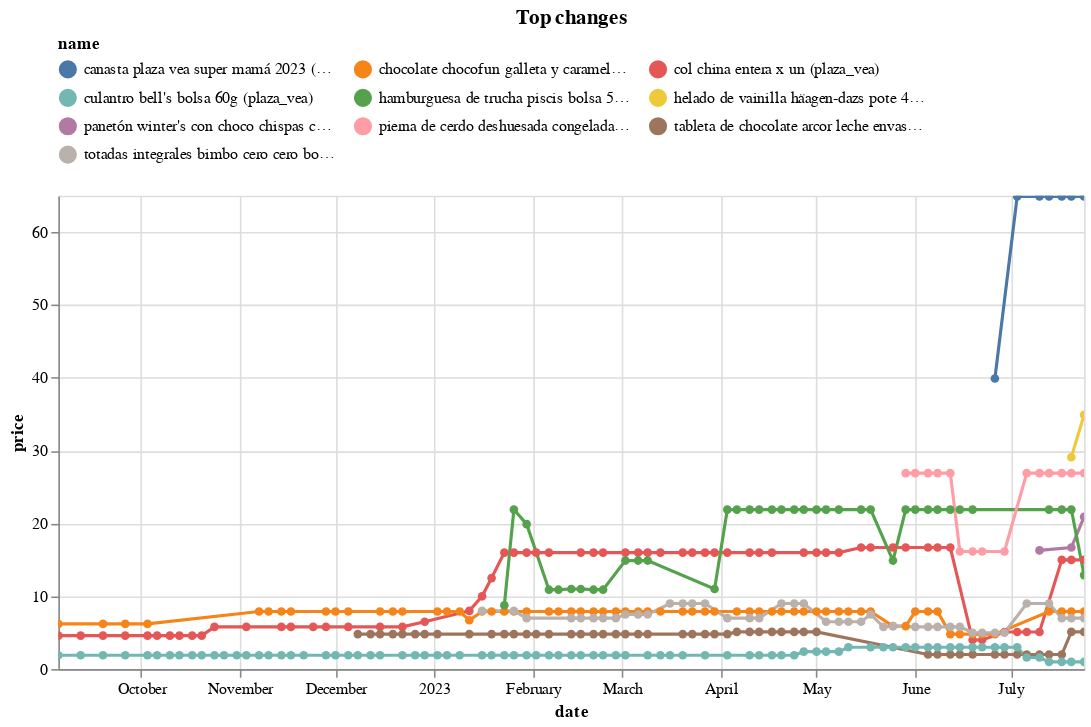

Notebook source saved alongside this figure:
### Code cell
top_changes.head(10).pipe(plot_changes, 'Top changes')

### Figure 1 — Vega-Lite specification as saved in the notebook (floating-point values rounded to 4 significant figures; data arrays with more than 128 entries replaced by an {"elided": "..."} marker saying what was removed)
{"config": {"view": {"continuousWidth": 300, "continuousHeight": 300}, "legend": {"columns": 3, "orient": "top"}}, "data": {"name": "data-3b06065568b5a822f851236ed043296c"}, "mark": {"type": "line", "point": true}, "encoding": {"color": {"field": "name", "scale": {"domain": ["canasta plaza vea super mamá 2023 (plaza_vea)", "chocolate chocofun galleta y caramelo bolsa 210g (plaza_vea)", "col china entera x un (plaza_vea)", "culantro bell's bolsa 60g (plaza_vea)", "hamburguesa de trucha piscis bolsa 500g (plaza_vea)", "helado de vainilla häagen-dazs pote 473ml (plaza_vea)", "panetón winter's con choco chispas caja 500g (plaza_vea)", "pierna de cerdo deshuesada congelada x kg (plaza_vea)", "tableta de chocolate arcor leche envase 58g (plaza_vea)", "totadas integrales bimbo cero cero bolsa 140g (plaza_vea)"]}, "type": "nominal"}, "tooltip": [{"field": "name", "type": "nominal"}, {"field": "price", "type": "quantitative"}, {"field": "last_price", "type": "quantitative"}], "x": {"field": "date", "type": "temporal"}, "y": {"field": "price", "type": "quantitative"}}, "params": [{"name": "param_1", "select": {"type": "point", "fields": ["name"]}, "bind": "legend"}, {"name": "param_2", "select": {"type": "interval", "encodings": ["x", "y"]}, "bind": "scales"}], "title": "Top changes", "transform": [{"filter": {"param": "param_1"}}], "width": 650, "$schema": "https://vega.github.io/schema/vega-lite/v5.8.0.json", "datasets": {"data-3b06065568b5a822f851236ed043296c": {"elided": "366 records"}}}
